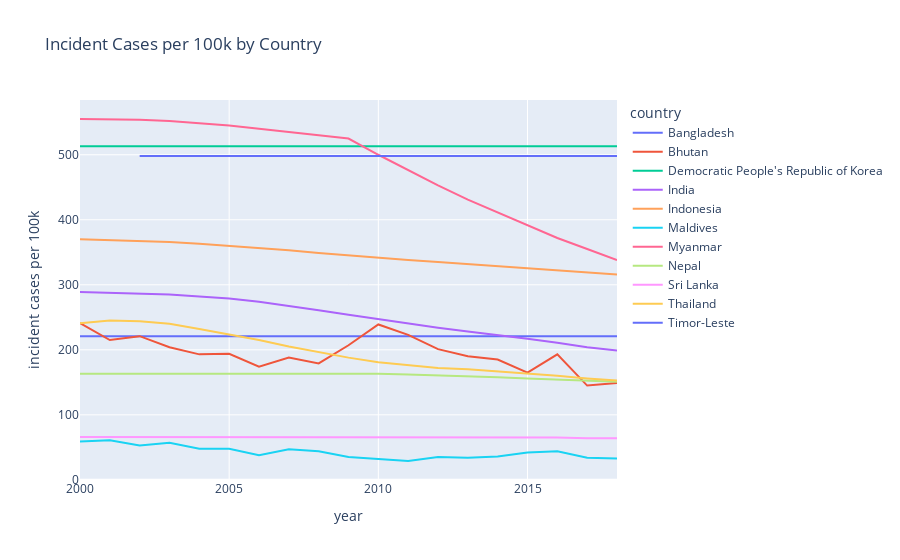

The notebook cell saved with this chart:
### Code cell
#country plot for South East Asia
px.line(gyeSEA, x="year", y="incident cases per 100k", color="country", title="Incident Cases per 100k in South East Asia")

### Figure 1 — Plotly figure (JSON) as saved in the notebook; plotly's stock layout.template omitted (floating-point values rounded to 4 significant figures)
{"data": [{"hovertemplate": "country=Bangladesh<br>year=%{x}<br>incident cases per 100k=%{y}<extra></extra>", "legendgroup": "Bangladesh", "line": {"color": "#636efa", "dash": "solid"}, "mode": "lines", "name": "Bangladesh", "showlegend": true, "type": "scatter", "x": [2000, 2001, 2002, 2003, 2004, 2005, 2006, 2007, 2008, 2009, 2010, 2011, 2012, 2013, 2014, 2015, 2016, 2017, 2018], "xaxis": "x", "y": [221, 221, 221, 221, 221, 221, 221, 221, 221, 221, 221, 221, 221, 221, 221, 221, 221, 221, 221], "yaxis": "y"}, {"hovertemplate": "country=Bhutan<br>year=%{x}<br>incident cases per 100k=%{y}<extra></extra>", "legendgroup": "Bhutan", "line": {"color": "#EF553B", "dash": "solid"}, "mode": "lines", "name": "Bhutan", "showlegend": true, "type": "scatter", "x": [2000, 2001, 2002, 2003, 2004, 2005, 2006, 2007, 2008, 2009, 2010, 2011, 2012, 2013, 2014, 2015, 2016, 2017, 2018], "xaxis": "x", "y": [241, 215, 221, 204, 193, 194, 174, 188, 179, 207, 239, 223, 201, 190, 185, 165, 193, 145, 149], "yaxis": "y"}, {"hovertemplate": "country=Democratic People's Republic of Korea<br>year=%{x}<br>incident cases per 100k=%{y}<extra></extra>", "legendgroup": "Democratic People's Republic of Korea", "line": {"color": "#00cc96", "dash": "solid"}, "mode": "lines", "name": "Democratic People's Republic of Korea", "showlegend": true, "type": "scatter", "x": [2000, 2001, 2002, 2003, 2004, 2005, 2006, 2007, 2008, 2009, 2010, 2011, 2012, 2013, 2014, 2015, 2016, 2017, 2018], "xaxis": "x", "y": [513, 513, 513, 513, 513, 513, 513, 513, 513, 513, 513, 513, 513, 513, 513, 513, 513, 513, 513], "yaxis": "y"}, {"hovertemplate": "country=India<br>year=%{x}<br>incident cases per 100k=%{y}<extra></extra>", "legendgroup": "India", "line": {"color": "#ab63fa", "dash": "solid"}, "mode": "lines", "name": "India", "showlegend": true, "type": "scatter", "x": [2000, 2001, 2002, 2003, 2004, 2005, 2006, 2007, 2008, 2009, 2010, 2011, 2012, 2013, 2014, 2015, 2016, 2017, 2018], "xaxis": "x", "y": [289, 288, 287, 285, 282, 279, 274, 268, 261, 254, 247, 241, 234, 228, 223, 217, 211, 204, 199], "yaxis": "y"}, {"hovertemplate": "country=Indonesia<br>year=%{x}<br>incident cases per 100k=%{y}<extra></extra>", "legendgroup": "Indonesia", "line": {"color": "#FFA15A", "dash": "solid"}, "mode": "lines", "name": "Indonesia", "showlegend": true, "type": "scatter", "x": [2000, 2001, 2002, 2003, 2004, 2005, 2006, 2007, 2008, 2009, 2010, 2011, 2012, 2013, 2014, 2015, 2016, 2017, 2018], "xaxis": "x", "y": [370, 369, 367, 366, 363, 360, 357, 353, 349, 345, 342, 338, 335, 332, 329, 325, 322, 319, 316], "yaxis": "y"}, {"hovertemplate": "country=Maldives<br>year=%{x}<br>incident cases per 100k=%{y}<extra></extra>", "legendgroup": "Maldives", "line": {"color": "#19d3f3", "dash": "solid"}, "mode": "lines", "name": "Maldives", "showlegend": true, "type": "scatter", "x": [2000, 2001, 2002, 2003, 2004, 2005, 2006, 2007, 2008, 2009, 2010, 2011, 2012, 2013, 2014, 2015, 2016, 2017, 2018], "xaxis": "x", "y": [59, 61, 53, 57, 48, 48, 38, 47, 44, 35, 32, 29, 35, 34, 36, 42, 44, 34, 33], "yaxis": "y"}, {"hovertemplate": "country=Myanmar<br>year=%{x}<br>incident cases per 100k=%{y}<extra></extra>", "legendgroup": "Myanmar", "line": {"color": "#FF6692", "dash": "solid"}, "mode": "lines", "name": "Myanmar", "showlegend": true, "type": "scatter", "x": [2000, 2001, 2002, 2003, 2004, 2005, 2006, 2007, 2008, 2009, 2010, 2011, 2012, 2013, 2014, 2015, 2016, 2017, 2018], "xaxis": "x", "y": [555, 555, 554, 552, 549, 545, 540, 535, 530, 525, 500, 476, 453, 431, 411, 391, 372, 355, 338], "yaxis": "y"}, {"hovertemplate": "country=Nepal<br>year=%{x}<br>incident cases per 100k=%{y}<extra></extra>", "legendgroup": "Nepal", "line": {"color": "#B6E880", "dash": "solid"}, "mode": "lines", "name": "Nepal", "showlegend": true, "type": "scatter", "x": [2000, 2001, 2002, 2003, 2004, 2005, 2006, 2007, 2008, 2009, 2010, 2011, 2012, 2013, 2014, 2015, 2016, 2017, 2018], "xaxis": "x", "y": [163, 163, 163, 163, 163, 163, 164, 164, 164, 164, 163, 162, 161, 159, 158, 156, 154, 152, 151], "yaxis": "y"}, {"hovertemplate": "country=Sri Lanka<br>year=%{x}<br>incident cases per 100k=%{y}<extra></extra>", "legendgroup": "Sri Lanka", "line": {"color": "#FF97FF", "dash": "solid"}, "mode": "lines", "name": "Sri Lanka", "showlegend": true, "type": "scatter", "x": [2000, 2001, 2002, 2003, 2004, 2005, 2006, 2007, 2008, 2009, 2010, 2011, 2012, 2013, 2014, 2015, 2016, 2017, 2018], "xaxis": "x", "y": [66, 66, 66, 66, 66, 66, 66, 66, 66, 66, 66, 66, 66, 66, 65, 65, 65, 64, 64], "yaxis": "y"}, {"hovertemplate": "country=Thailand<br>year=%{x}<br>incident cases per 100k=%{y}<extra></extra>", "legendgroup": "Thailand", "line": {"color": "#FECB52", "dash": "solid"}, "mode": "lines", "name": "Thailand", "showlegend": true, "type": "scatter", "x": [2000, 2001, 2002, 2003, 2004, 2005, 2006, 2007, 2008, 2009, 2010, 2011, 2012, 2013, 2014, 2015, 2016, 2017, 2018], "xaxis": "x", "y": [241, 245, 244, 240, 232, 224, 215, 205, 196, 188, 181, 176, 172, 170, 167, 163, 160, 156, 153], "yaxis": "y"}, {"hovertemplate": "country=Timor-Leste<br>year=%{x}<br>incident cases per 100k=%{y}<extra></extra>", "legendgroup": "Timor-Leste", "line": {"color": "#636efa", "dash": "solid"}, "mode": "lines", "name": "Timor-Leste", "showlegend": true, "type": "scatter", "x": [2002, 2003, 2004, 2005, 2006, 2007, 2008, 2009, 2010, 2011, 2012, 2013, 2014, 2015, 2016, 2017, 2018], "xaxis": "x", "y": [498, 498, 498, 498, 498, 498, 498, 498, 498, 498, 498, 498, 498, 498, 498, 498, 498], "yaxis": "y"}], "layout": {"legend": {"title": {"text": "country"}, "tracegroupgap": 0}, "title": {"text": "Incident Cases per 100k by Country"}, "xaxis": {"anchor": "y", "domain": [0, 1], "title": {"text": "year"}}, "yaxis": {"anchor": "x", "domain": [0, 1], "title": {"text": "incident cases per 100k"}}}}
